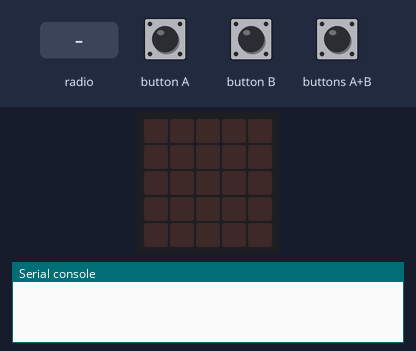
The program below on a simulated BBC micro:bit (MakeCode). On the bench: the board's 5×5 LED display, the last lines printed to the serial console. The test bench sets the inputs (shaded band). No radio messages arrive unless stated (any console line starting 'radio sent:' is added by the test bench).

Above: at 1.2 s.
1.3 s: button A pressed for 0.15 s
At 2.6 s:
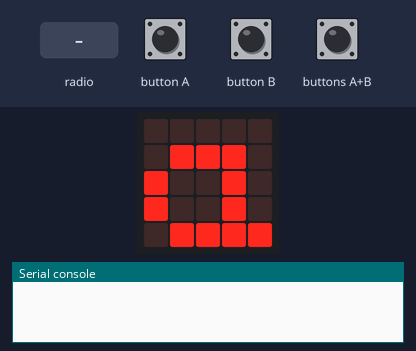
2.9 s: button B pressed for 0.15 s
At 3.8 s:
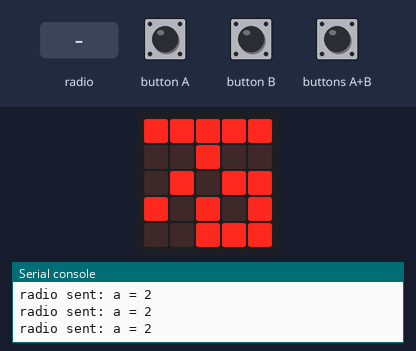
4.5 s: buttons A+B pressed for 0.15 s
At 5.1 s:
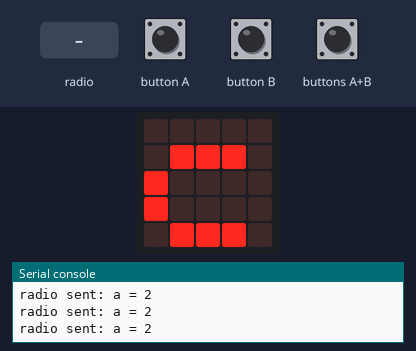
6.1 s: buttons A+B pressed for 1 s
At 7.5 s:
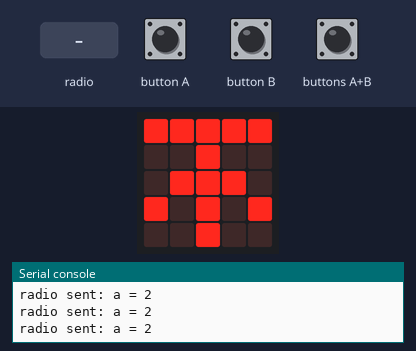
8.6 s: radio message "a=1" arrives
At 10.6 s:
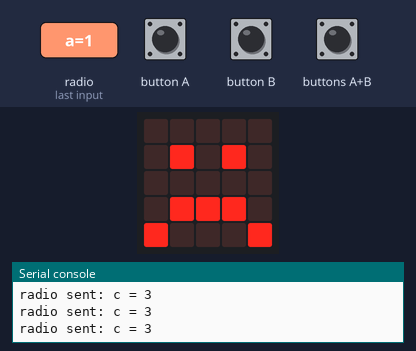
11.1 s: button B pressed for 0.15 s
At 12.5 s:
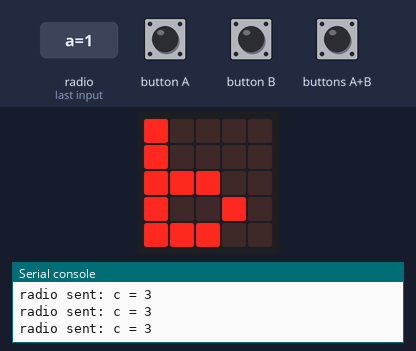
Timing chart, 0 to 14.1 s (numbered marks = the images above; inputs shaded):
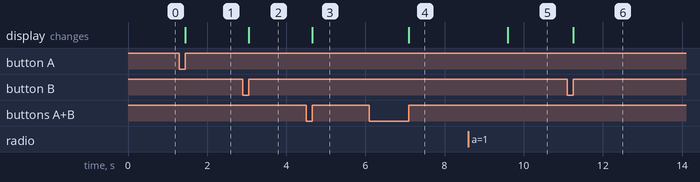

The program:

main.ts
```typescript
function 清空 () {
    basic.showLeds(`
        . . . . .
        . . . . .
        . . # . .
        . . . . .
        . . . . .
        `)
    我 = 0
    第三人 = 0
    第二人 = 0
}
input.onButtonPressed(Button.A, function () {
    if (我 == 0) {
        我 = 1
        basic.showLeds(`
            # # # # #
            . . # . #
            . . # . #
            . # . . #
            # . . # #
            `)
        for (let index = 0; index < 4; index++) {
            radio.sendValue(X, 1)
        }
    } else {
        X = "a"
        basic.showString(X)
        我 = 0
    }
})
function 比輸贏 (me: number, 玩家2: number, 玩家3: number) {
    if (me * (玩家2 * 玩家3) == 6) {
        basic.showIcon(IconNames.Asleep)
    } else if (me == 1 && 玩家2 * 玩家3 == 3) {
        basic.showIcon(IconNames.Happy)
    } else if (me == 2 && 玩家2 * 玩家3 == 2) {
        basic.showIcon(IconNames.Happy)
    } else if (me == 3 && 玩家2 * 玩家3 == 6) {
        basic.showIcon(IconNames.Happy)
    } else {
        basic.showIcon(IconNames.Sad)
    }
}
input.onButtonPressed(Button.AB, function () {
    if (我 == 0) {
        我 = 1
        basic.showLeds(`
            # # # # #
            . . # . .
            . # # # .
            # . # . #
            . . # . .
            `)
        for (let index = 0; index < 4; index++) {
            radio.sendValue(X, 3)
        }
    } else {
        X = "c"
        basic.showString(X)
        我 = 0
    }
})
input.onButtonPressed(Button.B, function () {
    if (我 == 0) {
        我 = 1
        basic.showLeds(`
            # # # # #
            . . # . .
            . # . # #
            # . # . #
            . . # # #
            `)
        for (let index = 0; index < 4; index++) {
            radio.sendValue(X, 2)
        }
    } else {
        X = "b"
        basic.showString(X)
        我 = 0
    }
})
radio.onReceivedValue(function (name, value) {
    if (X == "a") {
        if (name == "b") {
            第二人 = value
        }
        if (name == "c") {
            第三人 = value
        }
    } else if (X == "b") {
        if (name == "a") {
            第二人 = value
        }
        if (name == "c") {
            第三人 = value
        }
    } else if (X == "c") {
        if (name == "b") {
            第二人 = value
        }
        if (name == "a") {
            第三人 = value
        }
    } else {
        basic.showIcon(IconNames.No)
    }
    basic.pause(1000)
    if (我 * (第三人 * 第三人) != 0) {
        比輸贏(我, 第二人, 第三人)
        basic.pause(5000)
        清空()
    }
})
let X = ""
let 第二人 = 0
let 第三人 = 0
let 我 = 0
radio.setTransmitPower(7)
radio.setGroup(69)
我 = 999
```

test.ts
```typescript
// 在這裡測試；當此封包作為擴充功能時，將不會編譯此內容。
```

Measured:
- after the input at 1.3 s, the display: changes after 0.15 s (image 1)
- after the input at 2.9 s, the display: changes after 0.15 s (image 2)
- after the input at 4.5 s, the display: changes after 0.15 s (image 3)
- after the input at 6.1 s, the display: changes after 1.0 s (image 4)
- after the input at 8.6 s, the display: changes after 1.0 s (image 5)
- after the input at 11.1 s, the display: changes after 0.15 s (image 6)
